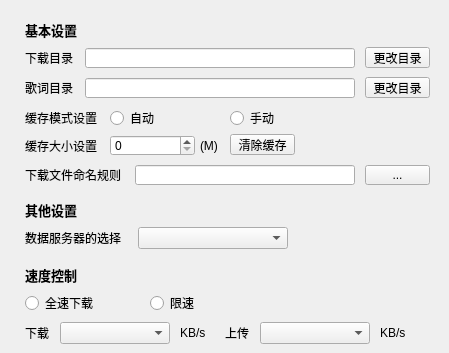
   <widget class="QWidget" name="third">
    <widget class="TTKThemeLineLabel" name="baseSetDownloadWidget">
     <property name="geometry">
      <rect>
       <x>25</x>
       <y>20</y>
       <width>415</width>
       <height>20</height>
      </rect>
     </property>
     <property name="styleSheet">
      <string notr="true">background-color:transparent;
font-size:13px;
font-weight:bold;</string>
     </property>
     <property name="text">
      <string>基本设置</string>
     </property>
    </widget>
    <widget class="QLabel" name="downloadDirLabel">
     <property name="geometry">
      <rect>
       <x>25</x>
       <y>50</y>
       <width>55</width>
       <height>16</height>
      </rect>
     </property>
     <property name="text">
      <string>下载目录</string>
     </property>
    </widget>
    <widget class="QLineEdit" name="downloadDirEdit">
     <property name="geometry">
      <rect>
       <x>85</x>
       <y>48</y>
       <width>270</width>
       <height>20</height>
      </rect>
     </property>
     <property name="readOnly">
      <bool>true</bool>
     </property>
    </widget>
    <widget class="QPushButton" name="downloadDirButton">
     <property name="geometry">
      <rect>
       <x>365</x>
       <y>47</y>
       <width>65</width>
       <height>21</height>
      </rect>
     </property>
     <property name="text">
      <string>更改目录</string>
     </property>
    </widget>
    <widget class="QLabel" name="downloadLrcDirLabel">
     <property name="geometry">
      <rect>
       <x>25</x>
       <y>80</y>
       <width>55</width>
       <height>16</height>
      </rect>
     </property>
     <property name="text">
      <string>歌词目录</string>
     </property>
    </widget>
    <widget class="QPushButton" name="downloadLrcDirButton">
     <property name="geometry">
      <rect>
       <x>365</x>
       <y>77</y>
       <width>65</width>
       <height>21</height>
      </rect>
     </property>
     <property name="text">
      <string>更改目录</string>
     </property>
    </widget>
    <widget class="QLineEdit" name="downloadLrcDirEdit">
     <property name="geometry">
      <rect>
       <x>85</x>
       <y>78</y>
       <width>270</width>
       <height>20</height>
      </rect>
     </property>
     <property name="readOnly">
      <bool>true</bool>
     </property>
    </widget>
    <widget class="QLabel" name="downloadCacheLabel">
     <property name="geometry">
      <rect>
       <x>25</x>
       <y>135</y>
       <width>81</width>
       <height>22</height>
      </rect>
     </property>
     <property name="text">
      <string>缓存大小设置</string>
     </property>
    </widget>
    <widget class="QRadioButton" name="downloadCacheAutoRadioBox">
     <property name="geometry">
      <rect>
       <x>110</x>
       <y>110</y>
       <width>111</width>
       <height>16</height>
      </rect>
     </property>
     <property name="text">
      <string>自动</string>
     </property>
    </widget>
    <widget class="QRadioButton" name="downloadCacheManRadioBox">
     <property name="geometry">
      <rect>
       <x>230</x>
       <y>110</y>
       <width>121</width>
       <height>16</height>
      </rect>
     </property>
     <property name="text">
      <string>手动</string>
     </property>
    </widget>
    <widget class="TTKThemeLineLabel" name="downloadOtherWidget">
     <property name="geometry">
      <rect>
       <x>25</x>
       <y>200</y>
       <width>415</width>
       <height>20</height>
      </rect>
     </property>
     <property name="styleSheet">
      <string notr="true">background-color:transparent;
font-size:13px;
font-weight:bold;</string>
     </property>
     <property name="text">
      <string>其他设置</string>
     </property>
    </widget>
    <widget class="QRadioButton" name="downloadFullRadioBox">
     <property name="geometry">
      <rect>
       <x>25</x>
       <y>295</y>
       <width>110</width>
       <height>16</height>
      </rect>
     </property>
     <property name="text">
      <string>全速下载</string>
     </property>
    </widget>
    <widget class="QRadioButton" name="downloadLimitRadioBox">
     <property name="geometry">
      <rect>
       <x>150</x>
       <y>295</y>
       <width>110</width>
       <height>16</height>
      </rect>
     </property>
     <property name="text">
      <string>限速</string>
     </property>
    </widget>
    <widget class="QSpinBox" name="downloadSpinBox">
     <property name="geometry">
      <rect>
       <x>110</x>
       <y>135</y>
       <width>85</width>
       <height>21</height>
      </rect>
     </property>
    </widget>
    <widget class="QComboBox" name="downloadLimitSpeedComboBox">
     <property name="geometry">
      <rect>
       <x>60</x>
       <y>322</y>
       <width>110</width>
       <height>22</height>
      </rect>
     </property>
    </widget>
    <widget class="QComboBox" name="uploadLimitSpeedComboBox">
     <property name="geometry">
      <rect>
       <x>260</x>
       <y>322</y>
       <width>110</width>
       <height>22</height>
      </rect>
     </property>
    </widget>
    <widget class="QLabel" name="downloadCacheSizeLabel">
     <property name="geometry">
      <rect>
       <x>200</x>
       <y>138</y>
       <width>21</width>
       <height>16</height>
      </rect>
     </property>
     <property name="text">
      <string>(M)</string>
     </property>
    </widget>
    <widget class="QLabel" name="downloadLimitSpeedLabel">
     <property name="geometry">
      <rect>
       <x>25</x>
       <y>325</y>
       <width>31</width>
       <height>16</height>
      </rect>
     </property>
     <property name="text">
      <string>下载</string>
     </property>
    </widget>
    <widget class="QLabel" name="uploadLimitSpeedLabel">
     <property name="geometry">
      <rect>
       <x>225</x>
       <y>325</y>
       <width>31</width>
       <height>16</height>
      </rect>
     </property>
     <property name="text">
      <string>上传</string>
     </property>
    </widget>
    <widget class="QLabel" name="downloadSpeedLabel">
     <property name="geometry">
      <rect>
       <x>180</x>
       <y>325</y>
       <width>31</width>
       <height>16</height>
      </rect>
     </property>
     <property name="text">
      <string>KB/s</string>
     </property>
    </widget>
    <widget class="QLabel" name="uploadSpeedLabel">
     <property name="geometry">
      <rect>
       <x>380</x>
       <y>325</y>
       <width>31</width>
       <height>16</height>
      </rect>
     </property>
     <property name="text">
      <string>KB/s</string>
     </property>
    </widget>
    <widget class="QLabel" name="downloadCacheModelLabel">
     <property name="geometry">
      <rect>
       <x>25</x>
       <y>110</y>
       <width>81</width>
       <height>16</height>
      </rect>
     </property>
     <property name="text">
      <string>缓存模式设置</string>
     </property>
    </widget>
    <widget class="QLabel" name="downloadServerLabel">
     <property name="geometry">
      <rect>
       <x>25</x>
       <y>230</y>
       <width>110</width>
       <height>16</height>
      </rect>
     </property>
     <property name="text">
      <string>数据服务器的选择</string>
     </property>
    </widget>
    <widget class="QComboBox" name="downloadServerComboBox">
     <property name="geometry">
      <rect>
       <x>138</x>
       <y>227</y>
       <width>150</width>
       <height>22</height>
      </rect>
     </property>
    </widget>
    <widget class="TTKThemeLineLabel" name="downloadSpeedWidget">
     <property name="geometry">
      <rect>
       <x>25</x>
       <y>265</y>
       <width>415</width>
       <height>20</height>
      </rect>
     </property>
     <property name="styleSheet">
      <string notr="true">background-color:transparent;
font-size:13px;
font-weight:bold;</string>
     </property>
     <property name="text">
      <string>速度控制</string>
     </property>
    </widget>
    <widget class="QPushButton" name="downloadCacheCleanButton">
     <property name="geometry">
      <rect>
       <x>230</x>
       <y>134</y>
       <width>65</width>
       <height>21</height>
      </rect>
     </property>
     <property name="text">
      <string>清除缓存</string>
     </property>
    </widget>
    <widget class="QLabel" name="downloadRuleLabel">
     <property name="geometry">
      <rect>
       <x>25</x>
       <y>165</y>
       <width>105</width>
       <height>20</height>
      </rect>
     </property>
     <property name="text">
      <string>下载文件命名规则</string>
     </property>
    </widget>
    <widget class="QLineEdit" name="downloadRuleEdit">
     <property name="geometry">
      <rect>
       <x>135</x>
       <y>165</y>
       <width>220</width>
       <height>20</height>
      </rect>
     </property>
     <property name="readOnly">
      <bool>false</bool>
     </property>
    </widget>
    <widget class="QPushButton" name="downloadRuleButton">
     <property name="geometry">
      <rect>
       <x>365</x>
       <y>165</y>
       <width>65</width>
       <height>20</height>
      </rect>
     </property>
     <property name="text">
      <string>...</string>
     </property>
    </widget>
   </widget>
